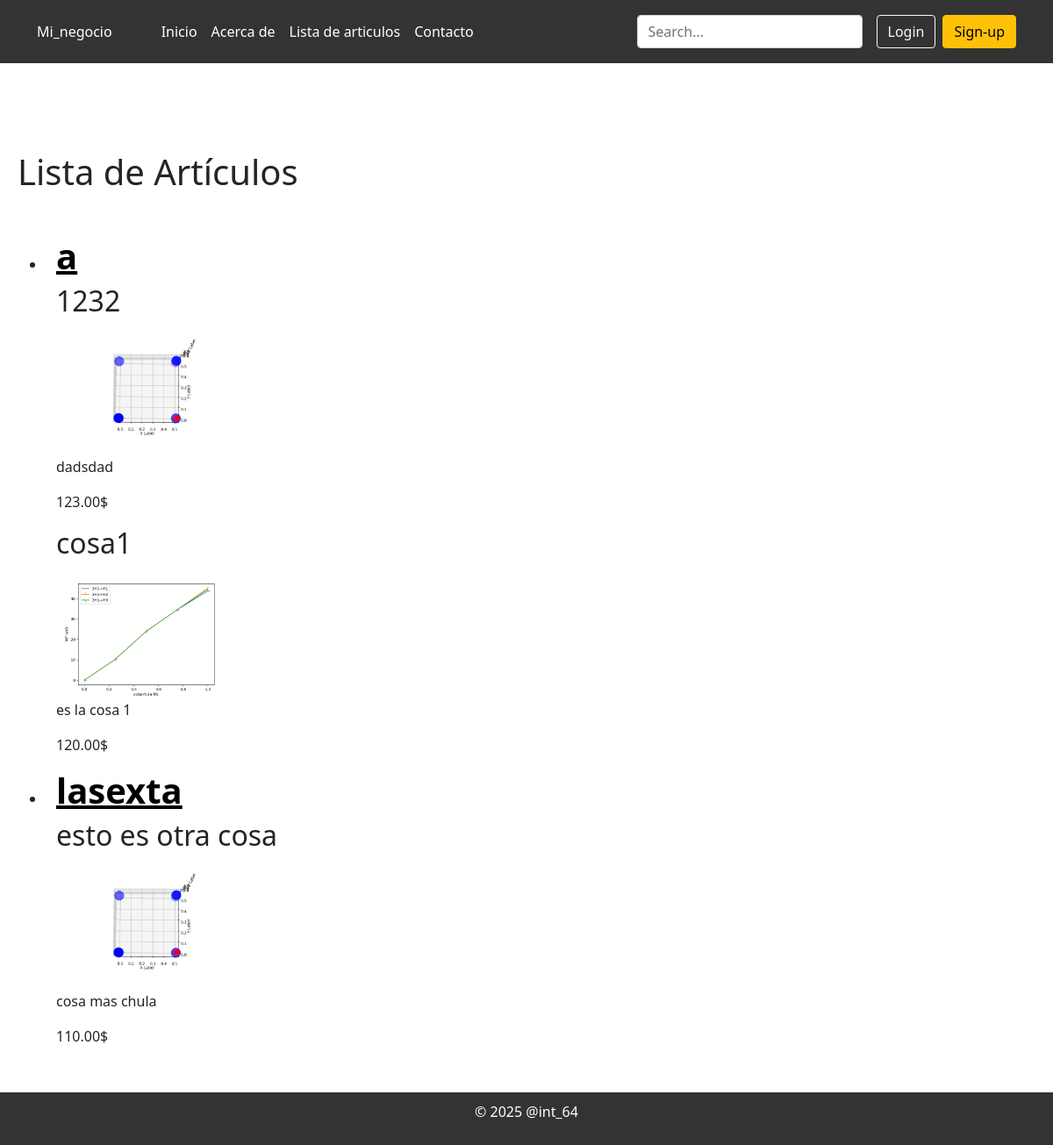
The page /Mi_negocio/articulos/ on the database as committed earlier.
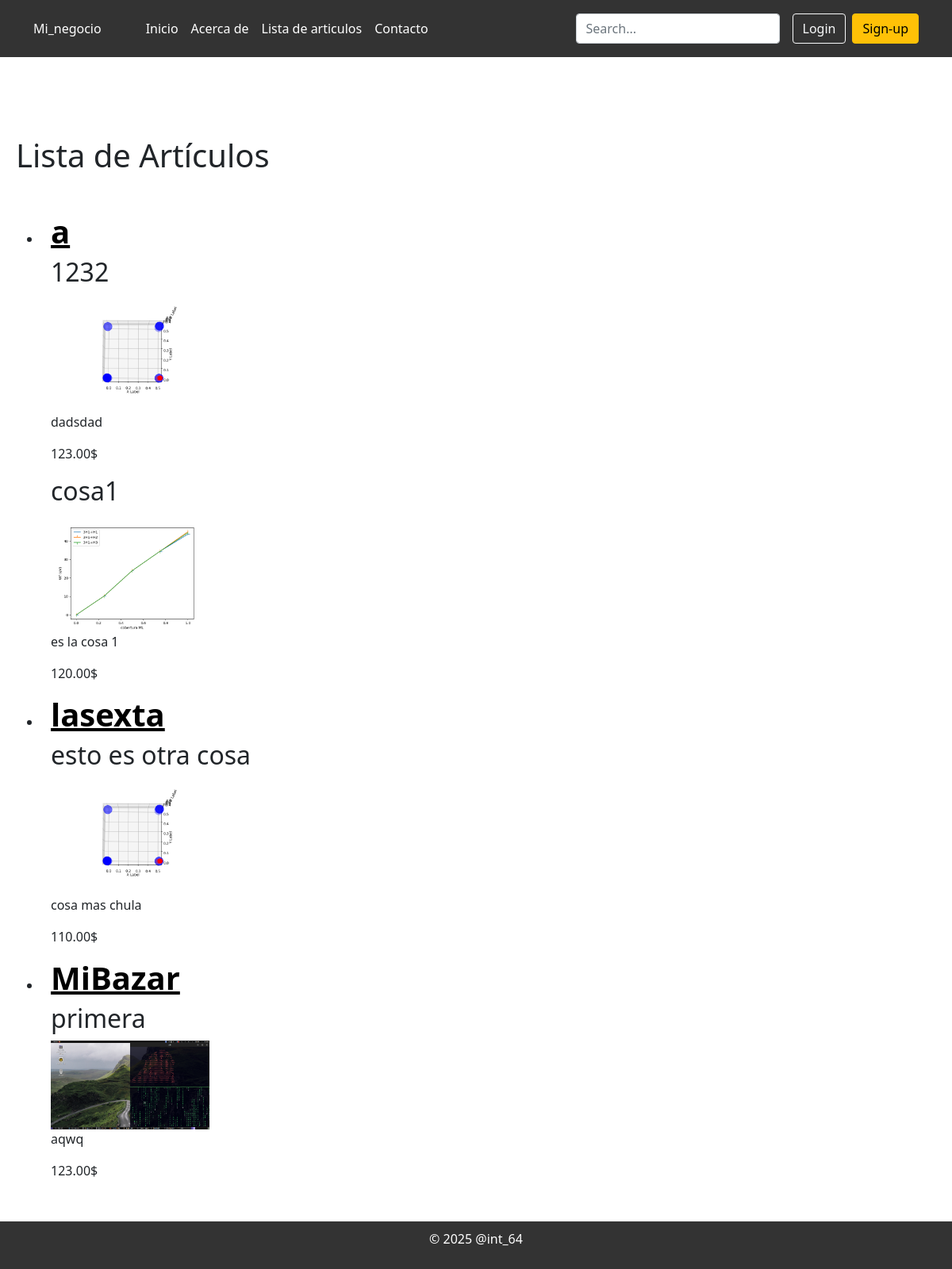
The same page on the database as committed later.
### Mi_negocio/models.py (models this page shows, shortened)
class Tienda(models.Model):
    nombre=models.CharField(max_length=64)
    direccion=models.TextField(max_length=200)
    telefono=models.CharField(max_length=12)
    propietario = models.ForeignKey(User, on_delete=models.CASCADE)
    correo=models.EmailField()

class Articulo(models.Model):
    tienda = models.ForeignKey(Tienda, on_delete=models.CASCADE,related_name='articulos')
    titulo = models.CharField(max_length=200)
    descripcion = models.TextField()
    precio = models.DecimalField(max_digits=10, decimal_places=2)
    imagen = models.ImageField(upload_to='articulos/')
    fecha_publicacion = models.DateTimeField(auto_now_add=True)

### Mi_negocio/views.py (the view)
# urls.py: path('articulos/', views.lista_articulos, name='lista_articulos'),
def lista_articulos(request):
    tiendas = Tienda.objects.all()
    return render(request, 'Mi_negocio/lista_articulos.html', {'tiendas': tiendas})

### Mi_negocio/templates/Mi_negocio/lista_articulos.html (shortened to what this page needs)
{% extends "Mi_negocio/layout.html" %}
{% block body %}
    <h1>Lista de Artículos</h1>
    {% if tiendas %}
        <ul>
            <div class="container mt-5">
                <div class="row">
            {% for tienda in tiendas %}
            {%if tienda.articulos.all%}
            <li>
            <h1 class="link_tienda">
                <a href="{% url 'ver_tienda' tienda_id=tienda.id %}"> {{tienda.nombre}}</a>
            </h1>
            </li>
            {%for articulo in tienda.articulos.all%}
                <div>
                    <h2>{{ articulo.titulo }}</h2>
                    <img src="{{ articulo.imagen.url }}" alt="{{ articulo.titulo }}" width="200">
                    <p>{{ articulo.descripcion }}</p>
                    <p>{{articulo.precio}}$</p>
                </div>
            {% endfor %}
            {%endif%}
            {% endfor %}
        </ul>
    {% else %}
        <p>No hay artículos disponibles.</p>
    {% endif %}
    </div>
{% endblock body%}

Rows that differ between the two databases and show on the page:
added Tienda: nombre "MiBazar"
added Articulo: titulo "primera", imagen (picture), descripcion "aqwq", precio "123.00", shown under "MiBazar"
